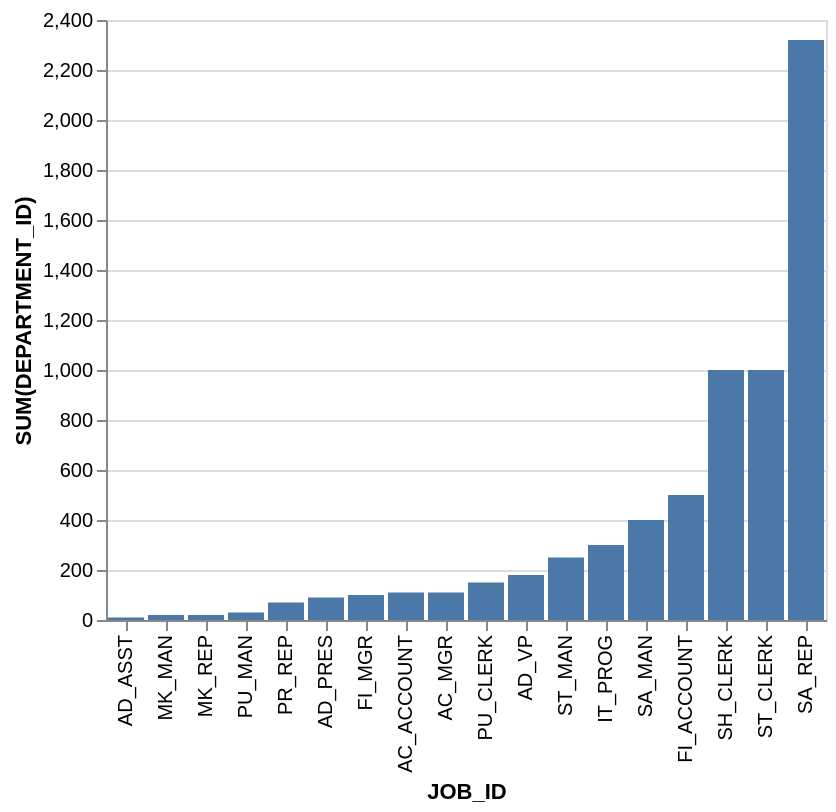

This figure's Vega-Lite source:
### Vega-Lite specification from a JSON file in a GitHub repository (floating-point values rounded to 4 significant figures)
{"data": {"values": [{"x_data": "AD_ASST", "y_data": 10}, {"x_data": "MK_MAN", "y_data": 20}, {"x_data": "MK_REP", "y_data": 20}, {"x_data": "PU_MAN", "y_data": 30}, {"x_data": "PR_REP", "y_data": 70}, {"x_data": "AD_PRES", "y_data": 90}, {"x_data": "FI_MGR", "y_data": 100}, {"x_data": "AC_ACCOUNT", "y_data": 110}, {"x_data": "AC_MGR", "y_data": 110}, {"x_data": "PU_CLERK", "y_data": 150}, {"x_data": "AD_VP", "y_data": 180}, {"x_data": "ST_MAN", "y_data": 250}, {"x_data": "IT_PROG", "y_data": 300}, {"x_data": "SA_MAN", "y_data": 400}, {"x_data": "FI_ACCOUNT", "y_data": 500}, {"x_data": "SH_CLERK", "y_data": 1000}, {"x_data": "ST_CLERK", "y_data": 1000}, {"x_data": "SA_REP", "y_data": 2320}]}, "mark": "bar", "encoding": {"x": {"field": "x_data", "type": "nominal", "title": "JOB_ID", "sort": {"op": "sum", "field": "y_data", "order": "ascending"}}, "y": {"field": "y_data", "type": "quantitative", "title": "SUM(DEPARTMENT_ID)"}}}
